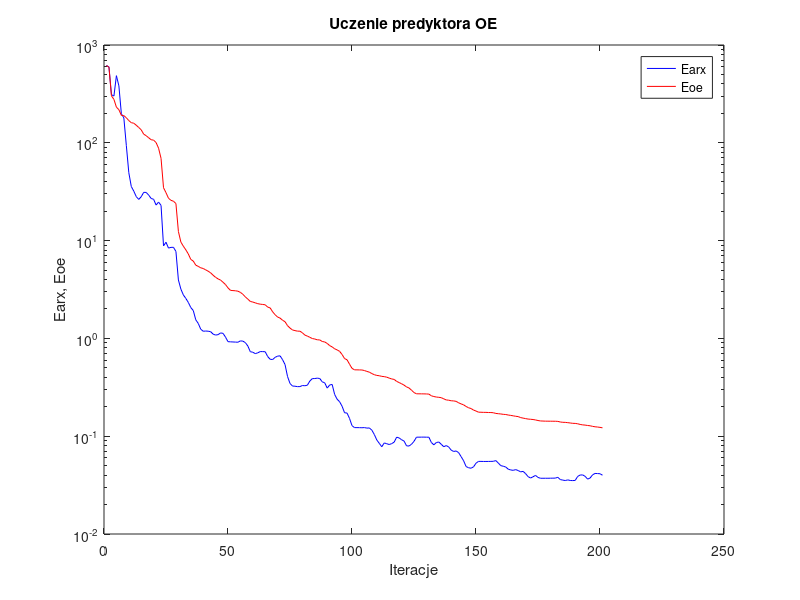
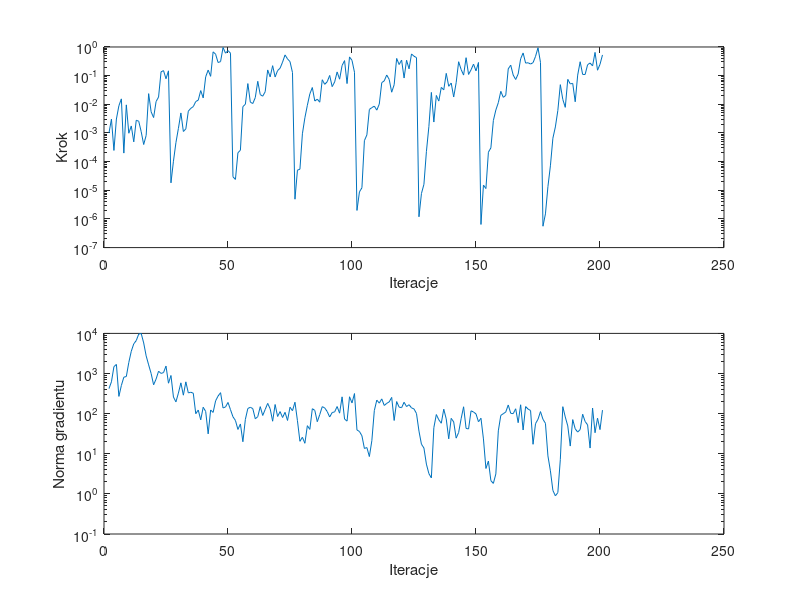

Source code (MATLAB) for these figures, in order:
%uczenie predyktora oe
clear all;
n=0; farx(n+1)=6.176599e+002; foe(n+1)=6.159631e+002; wspucz(n+1)=0.000000e+000; ng(n+1)=0.000000e+000;
%odnowa zmiennej metryki
n=1; farx(n+1)=5.963491e+002; foe(n+1)=5.932077e+002; krok(n+1)=9.975011e-004; ng(n+1)=4.202220e+002;
n=2; farx(n+1)=3.102564e+002; foe(n+1)=3.023503e+002; krok(n+1)=3.035901e-003; ng(n+1)=6.218193e+002;
n=3; farx(n+1)=3.007196e+002; foe(n+1)=2.779885e+002; krok(n+1)=2.456241e-004; ng(n+1)=1.483029e+003;
n=4; farx(n+1)=4.857339e+002; foe(n+1)=2.314661e+002; krok(n+1)=3.065383e-003; ng(n+1)=1.683353e+003;
n=5; farx(n+1)=3.825928e+002; foe(n+1)=2.181552e+002; krok(n+1)=8.891335e-003; ng(n+1)=2.689613e+002;
n=6; farx(n+1)=1.981198e+002; foe(n+1)=1.907439e+002; krok(n+1)=1.547432e-002; ng(n+1)=5.030675e+002;
n=7; farx(n+1)=1.798874e+002; foe(n+1)=1.896251e+002; krok(n+1)=1.984325e-004; ng(n+1)=8.114126e+002;
n=8; farx(n+1)=9.408214e+001; foe(n+1)=1.804608e+002; krok(n+1)=9.555317e-003; ng(n+1)=8.407549e+002;
n=9; farx(n+1)=4.952364e+001; foe(n+1)=1.686394e+002; krok(n+1)=9.777750e-004; ng(n+1)=1.889182e+003;
n=10; farx(n+1)=3.576868e+001; foe(n+1)=1.606526e+002; krok(n+1)=1.758026e-003; ng(n+1)=3.589643e+003;
n=11; farx(n+1)=3.205479e+001; foe(n+1)=1.585541e+002; krok(n+1)=4.895958e-004; ng(n+1)=5.497005e+003;
n=12; farx(n+1)=2.818574e+001; foe(n+1)=1.513179e+002; krok(n+1)=2.774090e-003; ng(n+1)=6.617309e+003;
n=13; farx(n+1)=2.637303e+001; foe(n+1)=1.434849e+002; krok(n+1)=2.563977e-003; ng(n+1)=9.608811e+003;
n=14; farx(n+1)=2.805434e+001; foe(n+1)=1.357620e+002; krok(n+1)=1.104943e-003; ng(n+1)=9.941495e+003;
n=15; farx(n+1)=3.114328e+001; foe(n+1)=1.225952e+002; krok(n+1)=3.949694e-004; ng(n+1)=5.782810e+003;
n=16; farx(n+1)=3.109612e+001; foe(n+1)=1.182285e+002; krok(n+1)=8.229017e-004; ng(n+1)=2.750244e+003;
n=17; farx(n+1)=2.923438e+001; foe(n+1)=1.126392e+002; krok(n+1)=2.355148e-002; ng(n+1)=1.642212e+003;
n=18; farx(n+1)=2.697749e+001; foe(n+1)=1.075379e+002; krok(n+1)=5.478088e-003; ng(n+1)=1.001738e+003;
n=19; farx(n+1)=2.645733e+001; foe(n+1)=1.064676e+002; krok(n+1)=3.446556e-003; ng(n+1)=5.233072e+002;
n=20; farx(n+1)=2.309861e+001; foe(n+1)=1.006005e+002; krok(n+1)=1.251065e-002; ng(n+1)=7.267642e+002;
n=21; farx(n+1)=2.478422e+001; foe(n+1)=8.809843e+001; krok(n+1)=1.788686e-002; ng(n+1)=1.140025e+003;
n=22; farx(n+1)=2.291558e+001; foe(n+1)=6.934784e+001; krok(n+1)=1.357350e-001; ng(n+1)=1.006626e+003;
n=23; farx(n+1)=8.831677e+000; foe(n+1)=3.472218e+001; krok(n+1)=1.498842e-001; ng(n+1)=1.054431e+003;
n=24; farx(n+1)=9.620846e+000; foe(n+1)=3.089911e+001; krok(n+1)=7.799001e-002; ng(n+1)=1.532709e+003;
n=25; farx(n+1)=8.385532e+000; foe(n+1)=2.711177e+001; krok(n+1)=1.471339e-001; ng(n+1)=5.736682e+002;
%odnowa zmiennej metryki
n=26; farx(n+1)=8.525183e+000; foe(n+1)=2.581264e+001; krok(n+1)=1.817813e-005; ng(n+1)=8.933661e+002;
n=27; farx(n+1)=8.541634e+000; foe(n+1)=2.528751e+001; krok(n+1)=1.032284e-004; ng(n+1)=2.594208e+002;
n=28; farx(n+1)=7.751548e+000; foe(n+1)=2.392202e+001; krok(n+1)=4.596386e-004; ng(n+1)=1.964984e+002;
n=29; farx(n+1)=3.958891e+000; foe(n+1)=1.239142e+001; krok(n+1)=1.441974e-003; ng(n+1)=3.251869e+002;
n=30; farx(n+1)=3.190482e+000; foe(n+1)=9.657570e+000; krok(n+1)=5.000456e-003; ng(n+1)=5.856963e+002;
n=31; farx(n+1)=2.782343e+000; foe(n+1)=8.761411e+000; krok(n+1)=1.124619e-003; ng(n+1)=2.883752e+002;
n=32; farx(n+1)=2.562325e+000; foe(n+1)=8.043970e+000; krok(n+1)=1.389400e-003; ng(n+1)=6.199603e+002;
n=33; farx(n+1)=2.332298e+000; foe(n+1)=7.295951e+000; krok(n+1)=5.767896e-003; ng(n+1)=3.287201e+002;
n=34; farx(n+1)=2.067595e+000; foe(n+1)=6.420294e+000; krok(n+1)=7.242402e-003; ng(n+1)=3.415068e+002;
n=35; farx(n+1)=1.927141e+000; foe(n+1)=6.175431e+000; krok(n+1)=8.300976e-003; ng(n+1)=3.232365e+002;
n=36; farx(n+1)=1.550070e+000; foe(n+1)=5.610203e+000; krok(n+1)=1.251384e-002; ng(n+1)=9.960088e+001;
n=37; farx(n+1)=1.423398e+000; foe(n+1)=5.451617e+000; krok(n+1)=1.394089e-002; ng(n+1)=1.230436e+002;
n=38; farx(n+1)=1.243073e+000; foe(n+1)=5.270529e+000; krok(n+1)=3.012318e-002; ng(n+1)=7.007407e+001;
n=39; farx(n+1)=1.183391e+000; foe(n+1)=5.186365e+000; krok(n+1)=1.669364e-002; ng(n+1)=1.445551e+002;
n=40; farx(n+1)=1.189719e+000; foe(n+1)=5.022689e+000; krok(n+1)=9.111837e-002; ng(n+1)=1.133547e+002;
n=41; farx(n+1)=1.184506e+000; foe(n+1)=4.865811e+000; krok(n+1)=1.561662e-001; ng(n+1)=3.131279e+001;
n=42; farx(n+1)=1.171332e+000; foe(n+1)=4.681982e+000; krok(n+1)=9.464413e-002; ng(n+1)=1.233829e+002;
n=43; farx(n+1)=1.105537e+000; foe(n+1)=4.423364e+000; krok(n+1)=6.762233e-001; ng(n+1)=1.072896e+002;
n=44; farx(n+1)=1.081933e+000; foe(n+1)=4.212702e+000; krok(n+1)=5.596492e-001; ng(n+1)=2.085656e+002;
n=45; farx(n+1)=1.092071e+000; foe(n+1)=4.059022e+000; krok(n+1)=2.868466e-001; ng(n+1)=2.745507e+002;
n=46; farx(n+1)=1.137680e+000; foe(n+1)=3.948324e+000; krok(n+1)=3.091015e-001; ng(n+1)=3.331266e+002;
n=47; farx(n+1)=1.126229e+000; foe(n+1)=3.748660e+000; krok(n+1)=9.574267e-001; ng(n+1)=1.384693e+002;
n=48; farx(n+1)=1.029698e+000; foe(n+1)=3.550812e+000; krok(n+1)=6.083905e-001; ng(n+1)=1.466222e+002;
n=49; farx(n+1)=9.258866e-001; foe(n+1)=3.284614e+000; krok(n+1)=7.461831e-001; ng(n+1)=1.900853e+002;
n=50; farx(n+1)=9.225350e-001; foe(n+1)=3.099242e+000; krok(n+1)=6.081841e-001; ng(n+1)=1.255710e+002;
%odnowa zmiennej metryki
n=51; farx(n+1)=9.194424e-001; foe(n+1)=3.082705e+000; krok(n+1)=2.955758e-005; ng(n+1)=8.342967e+001;
n=52; farx(n+1)=9.170335e-001; foe(n+1)=3.068688e+000; krok(n+1)=2.394830e-005; ng(n+1)=6.756965e+001;
n=53; farx(n+1)=9.135836e-001; foe(n+1)=3.038291e+000; krok(n+1)=2.039081e-004; ng(n+1)=4.037405e+001;
n=54; farx(n+1)=9.433827e-001; foe(n+1)=2.956004e+000; krok(n+1)=2.493753e-004; ng(n+1)=5.530930e+001;
n=55; farx(n+1)=9.376015e-001; foe(n+1)=2.823171e+000; krok(n+1)=8.323975e-003; ng(n+1)=1.993277e+001;
n=56; farx(n+1)=9.053275e-001; foe(n+1)=2.657952e+000; krok(n+1)=1.000726e-002; ng(n+1)=7.194566e+001;
n=57; farx(n+1)=8.352675e-001; foe(n+1)=2.520452e+000; krok(n+1)=5.285294e-002; ng(n+1)=1.345878e+002;
n=58; farx(n+1)=7.310081e-001; foe(n+1)=2.386865e+000; krok(n+1)=1.189399e-002; ng(n+1)=1.439977e+002;
n=59; farx(n+1)=7.222254e-001; foe(n+1)=2.353308e+000; krok(n+1)=1.063635e-002; ng(n+1)=1.333948e+002;
n=60; farx(n+1)=6.988575e-001; foe(n+1)=2.310112e+000; krok(n+1)=1.715934e-002; ng(n+1)=7.449739e+001;
n=61; farx(n+1)=7.121367e-001; foe(n+1)=2.265533e+000; krok(n+1)=6.345766e-002; ng(n+1)=8.403588e+001;
n=62; farx(n+1)=7.331980e-001; foe(n+1)=2.239319e+000; krok(n+1)=2.183177e-002; ng(n+1)=1.494222e+002;
n=63; farx(n+1)=7.330357e-001; foe(n+1)=2.224070e+000; krok(n+1)=1.918067e-002; ng(n+1)=8.999489e+001;
n=64; farx(n+1)=7.303924e-001; foe(n+1)=2.206206e+000; krok(n+1)=2.753789e-002; ng(n+1)=1.271488e+002;
n=65; farx(n+1)=6.523496e-001; foe(n+1)=2.089731e+000; krok(n+1)=1.582207e-001; ng(n+1)=1.800627e+002;
n=66; farx(n+1)=6.115566e-001; foe(n+1)=2.050252e+000; krok(n+1)=9.019770e-002; ng(n+1)=1.319156e+002;
n=67; farx(n+1)=6.080510e-001; foe(n+1)=1.870207e+000; krok(n+1)=2.228338e-001; ng(n+1)=6.472942e+001;
n=68; farx(n+1)=6.403315e-001; foe(n+1)=1.746235e+000; krok(n+1)=8.973318e-002; ng(n+1)=1.689028e+002;
n=69; farx(n+1)=6.590771e-001; foe(n+1)=1.653165e+000; krok(n+1)=1.501755e-001; ng(n+1)=8.489313e+001;
n=70; farx(n+1)=6.631610e-001; foe(n+1)=1.612876e+000; krok(n+1)=1.817918e-001; ng(n+1)=1.124911e+002;
n=71; farx(n+1)=6.060547e-001; foe(n+1)=1.533369e+000; krok(n+1)=2.965231e-001; ng(n+1)=8.009106e+001;
n=72; farx(n+1)=5.398541e-001; foe(n+1)=1.481103e+000; krok(n+1)=5.281352e-001; ng(n+1)=1.078720e+002;
n=73; farx(n+1)=4.079933e-001; foe(n+1)=1.349762e+000; krok(n+1)=3.838379e-001; ng(n+1)=6.758079e+001;
n=74; farx(n+1)=3.462295e-001; foe(n+1)=1.275544e+000; krok(n+1)=3.081903e-001; ng(n+1)=1.445027e+002;
n=75; farx(n+1)=3.257918e-001; foe(n+1)=1.220218e+000; krok(n+1)=1.282857e-001; ng(n+1)=1.183598e+002;
%odnowa zmiennej metryki
n=76; farx(n+1)=3.244830e-001; foe(n+1)=1.201740e+000; krok(n+1)=4.883258e-006; ng(n+1)=1.925751e+002;
n=77; farx(n+1)=3.213508e-001; foe(n+1)=1.186566e+000; krok(n+1)=5.039187e-005; ng(n+1)=6.668982e+001;
n=78; farx(n+1)=3.214632e-001; foe(n+1)=1.184834e+000; krok(n+1)=5.445660e-005; ng(n+1)=2.043185e+001;
n=79; farx(n+1)=3.297513e-001; foe(n+1)=1.141253e+000; krok(n+1)=9.349870e-004; ng(n+1)=2.577463e+001;
n=80; farx(n+1)=3.280738e-001; foe(n+1)=1.080782e+000; krok(n+1)=3.386820e-003; ng(n+1)=1.824286e+001;
n=81; farx(n+1)=3.322581e-001; foe(n+1)=1.056003e+000; krok(n+1)=9.240905e-003; ng(n+1)=5.013816e+001;
n=82; farx(n+1)=3.665590e-001; foe(n+1)=1.025875e+000; krok(n+1)=2.307159e-002; ng(n+1)=4.047737e+001;
n=83; farx(n+1)=3.880745e-001; foe(n+1)=9.968598e-001; krok(n+1)=3.852379e-002; ng(n+1)=1.326621e+002;
n=84; farx(n+1)=3.886331e-001; foe(n+1)=9.856937e-001; krok(n+1)=1.297031e-002; ng(n+1)=1.205059e+002;
n=85; farx(n+1)=3.923935e-001; foe(n+1)=9.674394e-001; krok(n+1)=1.513348e-002; ng(n+1)=6.293373e+001;
n=86; farx(n+1)=3.889026e-001; foe(n+1)=9.649274e-001; krok(n+1)=1.184956e-002; ng(n+1)=9.470878e+001;
n=87; farx(n+1)=3.597150e-001; foe(n+1)=9.300518e-001; krok(n+1)=7.190954e-002; ng(n+1)=1.493297e+002;
n=88; farx(n+1)=3.514475e-001; foe(n+1)=9.197718e-001; krok(n+1)=4.978790e-002; ng(n+1)=1.389008e+002;
n=89; farx(n+1)=3.103882e-001; foe(n+1)=8.882178e-001; krok(n+1)=6.128758e-002; ng(n+1)=1.127586e+002;
n=90; farx(n+1)=3.340427e-001; foe(n+1)=8.438429e-001; krok(n+1)=1.015974e-001; ng(n+1)=8.244515e+001;
n=91; farx(n+1)=3.382358e-001; foe(n+1)=8.185838e-001; krok(n+1)=4.134280e-002; ng(n+1)=1.065065e+002;
n=92; farx(n+1)=2.671654e-001; foe(n+1)=7.830206e-001; krok(n+1)=6.024636e-002; ng(n+1)=1.106053e+002;
n=93; farx(n+1)=2.388756e-001; foe(n+1)=7.630149e-001; krok(n+1)=1.346726e-001; ng(n+1)=1.503013e+002;
n=94; farx(n+1)=2.252144e-001; foe(n+1)=7.372535e-001; krok(n+1)=7.524152e-002; ng(n+1)=1.028250e+002;
n=95; farx(n+1)=2.024553e-001; foe(n+1)=6.847683e-001; krok(n+1)=2.249366e-001; ng(n+1)=2.621622e+002;
n=96; farx(n+1)=1.736916e-001; foe(n+1)=6.220222e-001; krok(n+1)=3.349286e-001; ng(n+1)=7.341522e+001;
n=97; farx(n+1)=1.724227e-001; foe(n+1)=6.045826e-001; krok(n+1)=5.285294e-002; ng(n+1)=6.510365e+001;
n=98; farx(n+1)=1.519896e-001; foe(n+1)=5.449399e-001; krok(n+1)=4.500546e-001; ng(n+1)=2.634023e+002;
n=99; farx(n+1)=1.282600e-001; foe(n+1)=4.943565e-001; krok(n+1)=3.404866e-001; ng(n+1)=1.848538e+002;
n=100; farx(n+1)=1.224133e-001; foe(n+1)=4.771105e-001; krok(n+1)=1.312394e-001; ng(n+1)=3.168325e+002;
%odnowa zmiennej metryki
n=101; farx(n+1)=1.223997e-001; foe(n+1)=4.768813e-001; krok(n+1)=1.980247e-006; ng(n+1)=3.912543e+001;
n=102; farx(n+1)=1.222713e-001; foe(n+1)=4.761097e-001; krok(n+1)=8.786087e-006; ng(n+1)=3.591629e+001;
n=103; farx(n+1)=1.220318e-001; foe(n+1)=4.755171e-001; krok(n+1)=1.222055e-005; ng(n+1)=2.804423e+001;
n=104; farx(n+1)=1.224953e-001; foe(n+1)=4.692612e-001; krok(n+1)=5.391128e-004; ng(n+1)=1.354925e+001;
n=105; farx(n+1)=1.209768e-001; foe(n+1)=4.596646e-001; krok(n+1)=8.567570e-004; ng(n+1)=1.428604e+001;
n=106; farx(n+1)=1.214340e-001; foe(n+1)=4.517129e-001; krok(n+1)=6.607631e-003; ng(n+1)=8.519121e+000;
n=107; farx(n+1)=1.152975e-001; foe(n+1)=4.368341e-001; krok(n+1)=7.660947e-003; ng(n+1)=2.116784e+001;
n=108; farx(n+1)=1.040614e-001; foe(n+1)=4.255283e-001; krok(n+1)=8.634154e-003; ng(n+1)=1.191475e+002;
n=109; farx(n+1)=9.143703e-002; foe(n+1)=4.182178e-001; krok(n+1)=6.256921e-003; ng(n+1)=2.176154e+002;
n=110; farx(n+1)=8.454429e-002; foe(n+1)=4.152950e-001; krok(n+1)=1.019133e-002; ng(n+1)=1.826480e+002;
n=111; farx(n+1)=7.799400e-002; foe(n+1)=4.089859e-001; krok(n+1)=5.715876e-002; ng(n+1)=2.331158e+002;
n=112; farx(n+1)=8.534486e-002; foe(n+1)=4.065832e-001; krok(n+1)=6.561970e-002; ng(n+1)=1.598256e+002;
n=113; farx(n+1)=8.380704e-002; foe(n+1)=4.013584e-001; krok(n+1)=1.053314e-001; ng(n+1)=1.804511e+002;
n=114; farx(n+1)=8.218882e-002; foe(n+1)=3.928042e-001; krok(n+1)=7.384818e-002; ng(n+1)=1.961930e+002;
n=115; farx(n+1)=8.397767e-002; foe(n+1)=3.850053e-001; krok(n+1)=2.642647e-002; ng(n+1)=2.540889e+002;
n=116; farx(n+1)=8.694238e-002; foe(n+1)=3.808117e-001; krok(n+1)=4.818488e-002; ng(n+1)=6.753432e+001;
n=117; farx(n+1)=9.774655e-002; foe(n+1)=3.634572e-001; krok(n+1)=3.985391e-001; ng(n+1)=2.001917e+002;
n=118; farx(n+1)=9.600265e-002; foe(n+1)=3.536014e-001; krok(n+1)=2.442288e-001; ng(n+1)=1.451922e+002;
n=119; farx(n+1)=9.203079e-002; foe(n+1)=3.436083e-001; krok(n+1)=3.485301e-001; ng(n+1)=1.408185e+002;
n=120; farx(n+1)=8.912392e-002; foe(n+1)=3.326914e-001; krok(n+1)=8.260442e-002; ng(n+1)=1.921047e+002;
n=121; farx(n+1)=7.966958e-002; foe(n+1)=3.190445e-001; krok(n+1)=3.444314e-001; ng(n+1)=1.500485e+002;
n=122; farx(n+1)=7.937899e-002; foe(n+1)=3.111723e-001; krok(n+1)=1.728230e-001; ng(n+1)=1.671669e+002;
n=123; farx(n+1)=8.271701e-002; foe(n+1)=2.953125e-001; krok(n+1)=5.714050e-001; ng(n+1)=1.390119e+002;
n=124; farx(n+1)=8.862169e-002; foe(n+1)=2.794656e-001; krok(n+1)=4.756263e-001; ng(n+1)=1.309482e+002;
n=125; farx(n+1)=9.774742e-002; foe(n+1)=2.714236e-001; krok(n+1)=4.268310e-001; ng(n+1)=1.008732e+002;
%odnowa zmiennej metryki
n=126; farx(n+1)=9.775591e-002; foe(n+1)=2.712723e-001; krok(n+1)=1.189435e-006; ng(n+1)=3.669120e+001;
n=127; farx(n+1)=9.783666e-002; foe(n+1)=2.710660e-001; krok(n+1)=7.698578e-006; ng(n+1)=1.730859e+001;
n=128; farx(n+1)=9.790689e-002; foe(n+1)=2.708338e-001; krok(n+1)=1.611741e-005; ng(n+1)=1.391323e+001;
n=129; farx(n+1)=9.770631e-002; foe(n+1)=2.704280e-001; krok(n+1)=2.232764e-004; ng(n+1)=5.517420e+000;
n=130; farx(n+1)=9.765932e-002; foe(n+1)=2.694319e-001; krok(n+1)=1.674853e-003; ng(n+1)=3.201438e+000;
n=131; farx(n+1)=8.627577e-002; foe(n+1)=2.589119e-001; krok(n+1)=2.598758e-002; ng(n+1)=2.500455e+000;
n=132; farx(n+1)=8.158002e-002; foe(n+1)=2.544806e-001; krok(n+1)=2.404573e-003; ng(n+1)=4.464923e+001;
n=133; farx(n+1)=8.616618e-002; foe(n+1)=2.514708e-001; krok(n+1)=2.034902e-002; ng(n+1)=9.492539e+001;
n=134; farx(n+1)=8.726723e-002; foe(n+1)=2.498124e-001; krok(n+1)=1.296098e-002; ng(n+1)=7.024133e+001;
n=135; farx(n+1)=8.260726e-002; foe(n+1)=2.476782e-001; krok(n+1)=3.893014e-002; ng(n+1)=5.769535e+001;
n=136; farx(n+1)=7.806450e-002; foe(n+1)=2.410132e-001; krok(n+1)=3.192743e-002; ng(n+1)=1.290714e+002;
n=137; farx(n+1)=8.018552e-002; foe(n+1)=2.348529e-001; krok(n+1)=1.200480e-001; ng(n+1)=7.370669e+001;
n=138; farx(n+1)=7.756681e-002; foe(n+1)=2.333788e-001; krok(n+1)=4.256083e-002; ng(n+1)=2.355413e+001;
n=139; farx(n+1)=7.200556e-002; foe(n+1)=2.302722e-001; krok(n+1)=5.526356e-002; ng(n+1)=7.633526e+001;
n=140; farx(n+1)=6.981626e-002; foe(n+1)=2.295037e-001; krok(n+1)=1.797739e-002; ng(n+1)=6.218028e+001;
n=141; farx(n+1)=7.063844e-002; foe(n+1)=2.270958e-001; krok(n+1)=5.671128e-002; ng(n+1)=2.450814e+001;
n=142; farx(n+1)=6.787569e-002; foe(n+1)=2.194610e-001; krok(n+1)=3.060754e-001; ng(n+1)=3.394771e+001;
n=143; farx(n+1)=6.181260e-002; foe(n+1)=2.139990e-001; krok(n+1)=1.638325e-001; ng(n+1)=7.473219e+001;
n=144; farx(n+1)=5.610636e-002; foe(n+1)=2.091229e-001; krok(n+1)=1.046893e-001; ng(n+1)=1.482839e+002;
n=145; farx(n+1)=4.894306e-002; foe(n+1)=2.015164e-001; krok(n+1)=4.228884e-001; ng(n+1)=4.281315e+001;
n=146; farx(n+1)=4.760993e-002; foe(n+1)=1.953326e-001; krok(n+1)=1.101515e-001; ng(n+1)=4.155045e+001;
n=147; farx(n+1)=4.704743e-002; foe(n+1)=1.918688e-001; krok(n+1)=1.600146e-001; ng(n+1)=1.175153e+002;
n=148; farx(n+1)=4.860108e-002; foe(n+1)=1.850158e-001; krok(n+1)=2.522670e-001; ng(n+1)=1.099818e+002;
n=149; farx(n+1)=5.293929e-002; foe(n+1)=1.808825e-001; krok(n+1)=1.467726e-001; ng(n+1)=9.818520e+001;
n=150; farx(n+1)=5.526302e-002; foe(n+1)=1.760829e-001; krok(n+1)=2.881627e-001; ng(n+1)=6.271420e+001;
%odnowa zmiennej metryki
n=151; farx(n+1)=5.525661e-002; foe(n+1)=1.758024e-001; krok(n+1)=6.418216e-007; ng(n+1)=7.678322e+001;
n=152; farx(n+1)=5.517753e-002; foe(n+1)=1.752835e-001; krok(n+1)=1.516275e-005; ng(n+1)=2.342007e+001;
n=153; farx(n+1)=5.517251e-002; foe(n+1)=1.752711e-001; krok(n+1)=1.148266e-005; ng(n+1)=4.295472e+000;
n=154; farx(n+1)=5.520447e-002; foe(n+1)=1.746560e-001; krok(n+1)=2.135248e-004; ng(n+1)=6.577050e+000;
n=155; farx(n+1)=5.527901e-002; foe(n+1)=1.745768e-001; krok(n+1)=3.018569e-004; ng(n+1)=2.135205e+000;
n=156; farx(n+1)=5.537352e-002; foe(n+1)=1.737439e-001; krok(n+1)=2.716773e-003; ng(n+1)=1.826325e+000;
n=157; farx(n+1)=5.632670e-002; foe(n+1)=1.709242e-001; krok(n+1)=6.314847e-003; ng(n+1)=3.144229e+000;
n=158; farx(n+1)=5.312415e-002; foe(n+1)=1.698949e-001; krok(n+1)=1.142218e-002; ng(n+1)=3.723134e+001;
n=159; farx(n+1)=5.001224e-002; foe(n+1)=1.687957e-001; krok(n+1)=2.835564e-002; ng(n+1)=9.056501e+001;
n=160; farx(n+1)=4.930478e-002; foe(n+1)=1.673278e-001; krok(n+1)=1.750226e-002; ng(n+1)=9.958636e+001;
n=161; farx(n+1)=4.839318e-002; foe(n+1)=1.666233e-001; krok(n+1)=2.047906e-002; ng(n+1)=1.099550e+002;
n=162; farx(n+1)=4.598104e-002; foe(n+1)=1.646361e-001; krok(n+1)=1.728699e-001; ng(n+1)=1.644203e+002;
n=163; farx(n+1)=4.518601e-002; foe(n+1)=1.632222e-001; krok(n+1)=2.317569e-001; ng(n+1)=1.018734e+002;
n=164; farx(n+1)=4.476318e-002; foe(n+1)=1.616136e-001; krok(n+1)=1.046893e-001; ng(n+1)=9.992556e+001;
n=165; farx(n+1)=4.554224e-002; foe(n+1)=1.598267e-001; krok(n+1)=7.340057e-002; ng(n+1)=1.321999e+002;
n=166; farx(n+1)=4.456904e-002; foe(n+1)=1.587610e-001; krok(n+1)=1.144404e-001; ng(n+1)=5.947851e+001;
n=167; farx(n+1)=4.320340e-002; foe(n+1)=1.549988e-001; krok(n+1)=3.885953e-001; ng(n+1)=1.663149e+002;
n=168; farx(n+1)=4.368227e-002; foe(n+1)=1.531322e-001; krok(n+1)=6.183220e-001; ng(n+1)=3.912574e+001;
n=169; farx(n+1)=4.140531e-002; foe(n+1)=1.513254e-001; krok(n+1)=2.740921e-001; ng(n+1)=1.498460e+002;
n=170; farx(n+1)=3.861039e-002; foe(n+1)=1.497333e-001; krok(n+1)=2.815910e-001; ng(n+1)=1.299541e+002;
n=171; farx(n+1)=3.736012e-002; foe(n+1)=1.489559e-001; krok(n+1)=2.543102e-001; ng(n+1)=1.194902e+002;
n=172; farx(n+1)=3.848750e-002; foe(n+1)=1.481355e-001; krok(n+1)=2.833785e-001; ng(n+1)=1.722403e+001;
n=173; farx(n+1)=3.973359e-002; foe(n+1)=1.466387e-001; krok(n+1)=4.686024e-001; ng(n+1)=5.638667e+001;
n=174; farx(n+1)=3.787158e-002; foe(n+1)=1.446754e-001; krok(n+1)=9.397835e-001; ng(n+1)=7.234704e+001;
n=175; farx(n+1)=3.715106e-002; foe(n+1)=1.432200e-001; krok(n+1)=2.894475e-001; ng(n+1)=1.124119e+002;
%odnowa zmiennej metryki
n=176; farx(n+1)=3.715266e-002; foe(n+1)=1.428547e-001; krok(n+1)=5.571539e-007; ng(n+1)=7.235931e+001;
n=177; farx(n+1)=3.716449e-002; foe(n+1)=1.425138e-001; krok(n+1)=1.499998e-006; ng(n+1)=5.731715e+001;
n=178; farx(n+1)=3.715722e-002; foe(n+1)=1.424379e-001; krok(n+1)=1.338683e-005; ng(n+1)=8.841063e+000;
n=179; farx(n+1)=3.720680e-002; foe(n+1)=1.423489e-001; krok(n+1)=7.131570e-005; ng(n+1)=3.751683e+000;
n=180; farx(n+1)=3.724228e-002; foe(n+1)=1.422794e-001; krok(n+1)=6.553529e-004; ng(n+1)=1.220539e+000;
n=181; farx(n+1)=3.729366e-002; foe(n+1)=1.421921e-001; krok(n+1)=1.621288e-003; ng(n+1)=8.952370e-001;
n=182; farx(n+1)=3.797288e-002; foe(n+1)=1.417814e-001; krok(n+1)=6.099924e-003; ng(n+1)=1.073457e+000;
n=183; farx(n+1)=3.601687e-002; foe(n+1)=1.397160e-001; krok(n+1)=4.842911e-002; ng(n+1)=7.202567e+000;
n=184; farx(n+1)=3.556662e-002; foe(n+1)=1.387207e-001; krok(n+1)=1.479856e-002; ng(n+1)=1.491177e+002;
n=185; farx(n+1)=3.521480e-002; foe(n+1)=1.384869e-001; krok(n+1)=7.835038e-003; ng(n+1)=8.249921e+001;
n=186; farx(n+1)=3.575183e-002; foe(n+1)=1.375571e-001; krok(n+1)=7.413078e-002; ng(n+1)=4.943916e+001;
n=187; farx(n+1)=3.525557e-002; foe(n+1)=1.365317e-001; krok(n+1)=5.160128e-002; ng(n+1)=1.554462e+001;
n=188; farx(n+1)=3.517075e-002; foe(n+1)=1.354092e-001; krok(n+1)=5.360061e-002; ng(n+1)=7.101615e+001;
n=189; farx(n+1)=3.532813e-002; foe(n+1)=1.351603e-001; krok(n+1)=1.226253e-002; ng(n+1)=4.190289e+001;
n=190; farx(n+1)=3.879630e-002; foe(n+1)=1.339670e-001; krok(n+1)=1.044603e-001; ng(n+1)=3.471295e+001;
n=191; farx(n+1)=4.010822e-002; foe(n+1)=1.319253e-001; krok(n+1)=3.056660e-001; ng(n+1)=4.011721e+001;
n=192; farx(n+1)=4.019578e-002; foe(n+1)=1.305846e-001; krok(n+1)=1.102898e-001; ng(n+1)=9.671222e+001;
n=193; farx(n+1)=3.889149e-002; foe(n+1)=1.298981e-001; krok(n+1)=1.096649e-001; ng(n+1)=6.371904e+001;
n=194; farx(n+1)=3.642135e-002; foe(n+1)=1.287024e-001; krok(n+1)=2.409855e-001; ng(n+1)=5.247643e+001;
n=195; farx(n+1)=3.734346e-002; foe(n+1)=1.278614e-001; krok(n+1)=2.762929e-001; ng(n+1)=1.387331e+001;
n=196; farx(n+1)=4.026507e-002; foe(n+1)=1.260852e-001; krok(n+1)=2.186494e-001; ng(n+1)=1.381064e+002;
n=197; farx(n+1)=4.160911e-002; foe(n+1)=1.248105e-001; krok(n+1)=6.477968e-001; ng(n+1)=3.341231e+001;
n=198; farx(n+1)=4.150374e-002; foe(n+1)=1.241109e-001; krok(n+1)=1.545805e-001; ng(n+1)=7.709996e+001;
n=199; farx(n+1)=4.132813e-002; foe(n+1)=1.231251e-001; krok(n+1)=2.483631e-001; ng(n+1)=4.001742e+001;
n=200; farx(n+1)=3.992926e-002; foe(n+1)=1.218166e-001; krok(n+1)=5.281352e-001; ng(n+1)=1.223441e+002;

figure; semilogy(farx,'b'); hold on; semilogy(foe,'r'); xlabel('Iteracje'); ylabel('Earx, Eoe'); legend('Earx','Eoe'); title('Uczenie predyktora OE');
figure; subplot(2,1,1); semilogy(krok); xlabel('Iteracje'); ylabel('Krok');
subplot(2,1,2); semilogy(ng); xlabel('Iteracje'); ylabel('Norma gradientu');
Earx=farx(n+1)
Eoe=foe(n+1)
